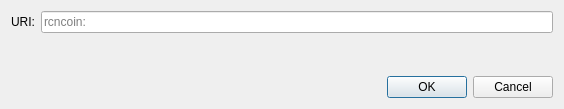
<?xml version="1.0" encoding="UTF-8"?>
<ui version="4.0">
 <class>OpenURIDialog</class>
 <widget class="QDialog" name="OpenURIDialog">
  <property name="geometry">
   <rect>
    <x>0</x>
    <y>0</y>
    <width>564</width>
    <height>109</height>
   </rect>
  </property>
  <property name="windowTitle">
   <string>Open rcncoin URI</string>
  </property>
  <layout class="QVBoxLayout" name="verticalLayout">
   <item>
    <layout class="QHBoxLayout" name="horizontalLayout">
     <item>
      <widget class="QLabel" name="label">
       <property name="text">
        <string>URI:</string>
       </property>
      </widget>
     </item>
     <item>
      <widget class="QValidatedLineEdit" name="uriEdit">
       <property name="placeholderText">
        <string notr="true">rcncoin:</string>
       </property>
      </widget>
     </item>
    </layout>
   </item>
   <item>
    <spacer name="verticalSpacer">
     <property name="orientation">
      <enum>Qt::Vertical</enum>
     </property>
     <property name="sizeHint" stdset="0">
      <size>
       <width>20</width>
       <height>40</height>
      </size>
     </property>
    </spacer>
   </item>
   <item>
    <widget class="QDialogButtonBox" name="buttonBox">
     <property name="orientation">
      <enum>Qt::Horizontal</enum>
     </property>
     <property name="standardButtons">
      <set>QDialogButtonBox::Cancel|QDialogButtonBox::Ok</set>
     </property>
    </widget>
   </item>
  </layout>
 </widget>
 <customwidgets>
  <customwidget>
   <class>QValidatedLineEdit</class>
   <extends>QLineEdit</extends>
   <header>qt/qvalidatedlineedit.h</header>
  </customwidget>
 </customwidgets>
 <resources/>
 <connections>
  <connection>
   <sender>buttonBox</sender>
   <signal>accepted()</signal>
   <receiver>OpenURIDialog</receiver>
   <slot>accept()</slot>
   <hints>
    <hint type="sourcelabel">
     <x>248</x>
     <y>254</y>
    </hint>
    <hint type="destinationlabel">
     <x>157</x>
     <y>274</y>
    </hint>
   </hints>
  </connection>
  <connection>
   <sender>buttonBox</sender>
   <signal>rejected()</signal>
   <receiver>OpenURIDialog</receiver>
   <slot>reject()</slot>
   <hints>
    <hint type="sourcelabel">
     <x>316</x>
     <y>260</y>
    </hint>
    <hint type="destinationlabel">
     <x>286</x>
     <y>274</y>
    </hint>
   </hints>
  </connection>
 </connections>
</ui>
